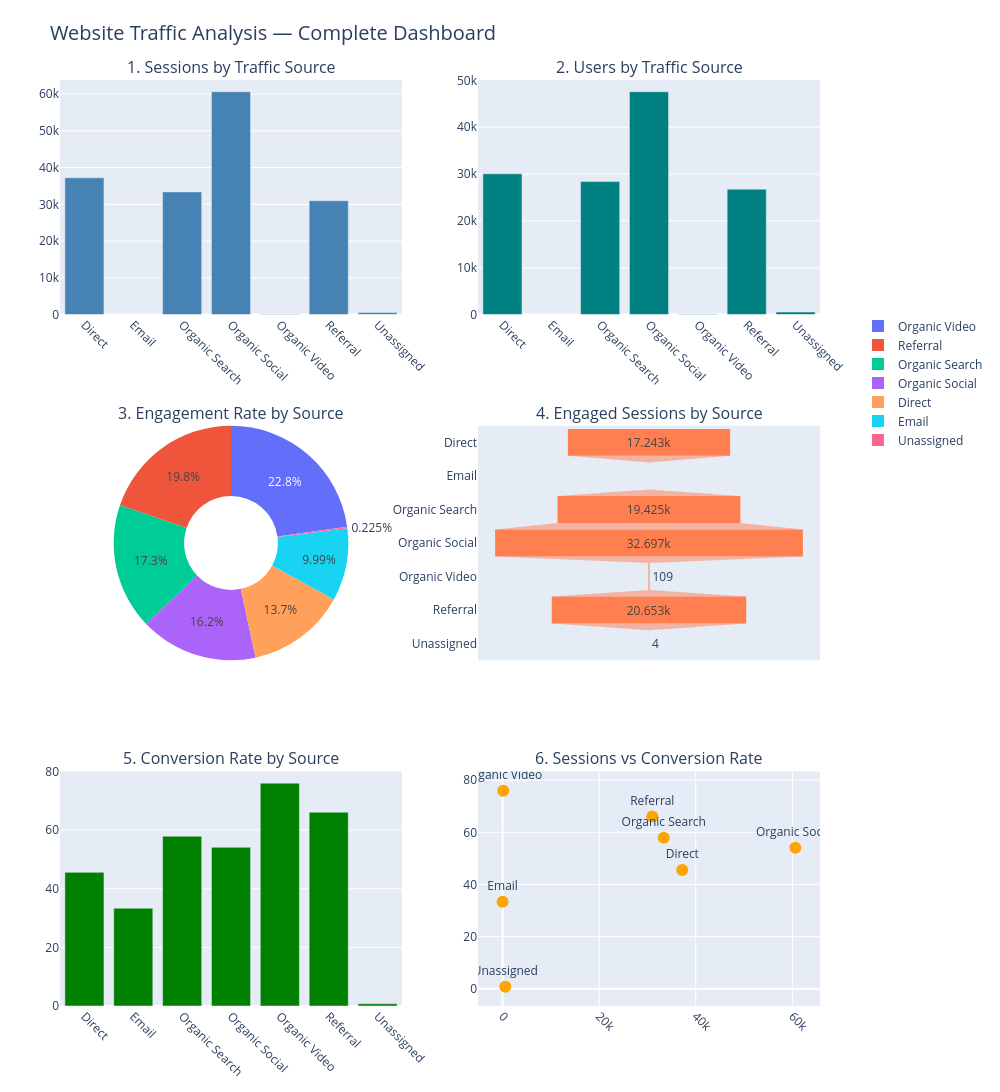

The cell this chart's notebook holds for it:
### Code cell
from plotly.subplots import make_subplots
import plotly.graph_objects as go

fig = make_subplots(
    rows=3, cols=2,
    subplot_titles=(
        '1. Sessions by Traffic Source',
        '2. Users by Traffic Source',
        '3. Engagement Rate by Source',
        '4. Engaged Sessions by Source',
        '5. Conversion Rate by Source',
        '6. Sessions vs Conversion Rate'
    ),
    specs=[
        [{"type": "bar"}, {"type": "bar"}],
        [{"type": "pie"}, {"type": "funnel"}],
        [{"type": "bar"}, {"type": "scatter"}]
    ],
    vertical_spacing=0.12,
    horizontal_spacing=0.1
)

# Chart 1 - Sessions (Bar)
fig.add_trace(go.Bar(
    x=source_df['Source'],
    y=source_df['Sessions'],
    name='Sessions',
    marker_color='steelblue',
    showlegend=False), row=1, col=1)

# Chart 2 - Users (Bar)
fig.add_trace(go.Bar(
    x=source_df['Source'],
    y=source_df['Users'],
    name='Users',
    marker_color='teal',
    showlegend=False), row=1, col=2)

# Chart 3 - Engagement Rate (Donut)
fig.add_trace(go.Pie(
    labels=source_df['Source'],
    values=source_df['Avg Engagement Rate'],
    hole=0.4,
    name='Eng Rate',
    showlegend=True), row=2, col=1)

# Chart 4 - Engaged Sessions (Funnel)
fig.add_trace(go.Funnel(
    y=source_df['Source'],
    x=source_df['Engaged Sessions'],
    name='Eng Sessions',
    marker_color='coral',
    showlegend=False), row=2, col=2)

# Chart 5 - Conversion Rate (Bar)
fig.add_trace(go.Bar(
    x=top['Source'],
    y=top['Conversion Rate'],
    name='Conversion Rate',
    marker_color='green',
    showlegend=False), row=3, col=1)

# Chart 6 - Sessions vs Conversion (Scatter)
fig.add_trace(go.Scatter(
    x=top['Sessions'],
    y=top['Conversion Rate'],
    mode='markers+text',
    text=top['Source'],
    textposition='top center',
    name='Sess vs Conv',
    marker=dict(size=12, color='orange'),
    showlegend=False), row=3, col=2)

fig.update_layout(
    height=1100,
    width=1000,
    title_text='Website Traffic Analysis — Complete Dashboard',
    title_font_size=20,
    legend=dict(
        orientation='v',
        x=1.05,
        y=0.75
    ),
    margin=dict(t=80, b=60, l=60, r=150)
)

fig.update_xaxes(tickangle=45)

fig.show()

### Figure 1 — Plotly figure (JSON) as saved in the notebook; plotly's stock layout.template omitted (floating-point values rounded to 4 significant figures)
{"data": [{"marker": {"color": "steelblue"}, "name": "Sessions", "showlegend": false, "type": "bar", "x": ["Direct", "Email", "Organic Search", "Organic Social", "Organic Video", "Referral", "Unassigned"], "xaxis": "x", "y": [37203, 3, 33372, 60627, 141, 30990, 559], "yaxis": "y"}, {"marker": {"color": "teal"}, "name": "Users", "showlegend": false, "type": "bar", "x": ["Direct", "Email", "Organic Search", "Organic Social", "Organic Video", "Referral", "Unassigned"], "xaxis": "x2", "y": [30042, 2, 28387, 47572, 123, 26774, 540], "yaxis": "y2"}, {"domain": {"x": [0, 0.45], "y": [0.3733, 0.6267]}, "hole": 0.4, "labels": ["Direct", "Email", "Organic Search", "Organic Social", "Organic Video", "Referral", "Unassigned"], "name": "Eng Rate", "showlegend": true, "type": "pie", "values": [0.4557, 0.3333, 0.5789, 0.5412, 0.76, 0.6609, 0.007514]}, {"marker": {"color": "coral"}, "name": "Eng Sessions", "showlegend": false, "type": "funnel", "x": [17243, 1, 19425, 32697, 109, 20653, 4], "xaxis": "x3", "y": ["Direct", "Email", "Organic Search", "Organic Social", "Organic Video", "Referral", "Unassigned"], "yaxis": "y3"}, {"marker": {"color": "green"}, "name": "Conversion Rate", "showlegend": false, "type": "bar", "x": ["Direct", "Email", "Organic Search", "Organic Social", "Organic Video", "Referral", "Unassigned"], "xaxis": "x4", "y": [45.57, 33.33, 57.89, 54.12, 76.0, 66.09, 0.7514], "yaxis": "y4"}, {"marker": {"color": "orange", "size": 12}, "mode": "markers+text", "name": "Sess vs Conv", "showlegend": false, "text": ["Direct", "Email", "Organic Search", "Organic Social", "Organic Video", "Referral", "Unassigned"], "textposition": "top center", "type": "scatter", "x": [37203, 3, 33372, 60627, 141, 30990, 559], "xaxis": "x5", "y": [45.57, 33.33, 57.89, 54.12, 76.0, 66.09, 0.7514], "yaxis": "y5"}], "layout": {"annotations": [{"font": {"size": 16}, "showarrow": false, "text": "1. Sessions by Traffic Source", "x": 0.225, "xanchor": "center", "xref": "paper", "y": 1, "yanchor": "bottom", "yref": "paper"}, {"font": {"size": 16}, "showarrow": false, "text": "2. Users by Traffic Source", "x": 0.775, "xanchor": "center", "xref": "paper", "y": 1, "yanchor": "bottom", "yref": "paper"}, {"font": {"size": 16}, "showarrow": false, "text": "3. Engagement Rate by Source", "x": 0.225, "xanchor": "center", "xref": "paper", "y": 0.6267, "yanchor": "bottom", "yref": "paper"}, {"font": {"size": 16}, "showarrow": false, "text": "4. Engaged Sessions by Source", "x": 0.775, "xanchor": "center", "xref": "paper", "y": 0.6267, "yanchor": "bottom", "yref": "paper"}, {"font": {"size": 16}, "showarrow": false, "text": "5. Conversion Rate by Source", "x": 0.225, "xanchor": "center", "xref": "paper", "y": 0.2533, "yanchor": "bottom", "yref": "paper"}, {"font": {"size": 16}, "showarrow": false, "text": "6. Sessions vs Conversion Rate", "x": 0.775, "xanchor": "center", "xref": "paper", "y": 0.2533, "yanchor": "bottom", "yref": "paper"}], "height": 1100, "legend": {"orientation": "v", "x": 1.05, "y": 0.75}, "margin": {"b": 60, "l": 60, "r": 150, "t": 80}, "title": {"font": {"size": 20}, "text": "Website Traffic Analysis — Complete Dashboard"}, "width": 1000, "xaxis": {"anchor": "y", "domain": [0, 0.45], "tickangle": 45}, "xaxis2": {"anchor": "y2", "domain": [0.55, 1], "tickangle": 45}, "xaxis3": {"anchor": "y3", "domain": [0.55, 1], "tickangle": 45}, "xaxis4": {"anchor": "y4", "domain": [0, 0.45], "tickangle": 45}, "xaxis5": {"anchor": "y5", "domain": [0.55, 1], "tickangle": 45}, "yaxis": {"anchor": "x", "domain": [0.7467, 1]}, "yaxis2": {"anchor": "x2", "domain": [0.7467, 1]}, "yaxis3": {"anchor": "x3", "domain": [0.3733, 0.6267]}, "yaxis4": {"anchor": "x4", "domain": [0, 0.2533]}, "yaxis5": {"anchor": "x5", "domain": [0, 0.2533]}}}
